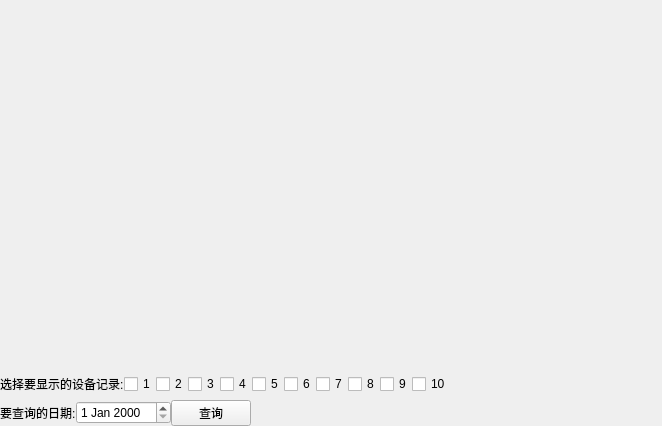
<?xml version="1.0" encoding="UTF-8"?>
<ui version="4.0">
 <class>HumitureRecord</class>
 <widget class="QWidget" name="HumitureRecord">
  <property name="geometry">
   <rect>
    <x>0</x>
    <y>0</y>
    <width>662</width>
    <height>426</height>
   </rect>
  </property>
  <property name="windowTitle">
   <string>Form</string>
  </property>
  <layout class="QGridLayout" name="gridLayout_2" rowstretch="9,1,1" rowminimumheight="0,0,0">
   <property name="leftMargin">
    <number>0</number>
   </property>
   <property name="topMargin">
    <number>0</number>
   </property>
   <property name="rightMargin">
    <number>0</number>
   </property>
   <property name="bottomMargin">
    <number>0</number>
   </property>
   <property name="horizontalSpacing">
    <number>0</number>
   </property>
   <item row="0" column="0">
    <widget class="QWidget" name="widget" native="true">
     <layout class="QGridLayout" name="gridLayout">
      <property name="leftMargin">
       <number>0</number>
      </property>
      <property name="topMargin">
       <number>0</number>
      </property>
      <property name="rightMargin">
       <number>0</number>
      </property>
      <property name="bottomMargin">
       <number>0</number>
      </property>
      <property name="spacing">
       <number>0</number>
      </property>
      <item row="0" column="0">
       <layout class="QVBoxLayout" name="vlayout_chart"/>
      </item>
     </layout>
    </widget>
   </item>
   <item row="1" column="0">
    <layout class="QHBoxLayout" name="horizontalLayout">
     <item>
      <widget class="QLabel" name="label">
       <property name="text">
        <string>选择要显示的设备记录:</string>
       </property>
      </widget>
     </item>
     <item>
      <widget class="QCheckBox" name="checkBox_1">
       <property name="text">
        <string>1</string>
       </property>
      </widget>
     </item>
     <item>
      <widget class="QCheckBox" name="checkBox_2">
       <property name="text">
        <string>2</string>
       </property>
      </widget>
     </item>
     <item>
      <widget class="QCheckBox" name="checkBox_3">
       <property name="text">
        <string>3</string>
       </property>
      </widget>
     </item>
     <item>
      <widget class="QCheckBox" name="checkBox_4">
       <property name="text">
        <string>4</string>
       </property>
      </widget>
     </item>
     <item>
      <widget class="QCheckBox" name="checkBox_5">
       <property name="text">
        <string>5</string>
       </property>
      </widget>
     </item>
     <item>
      <widget class="QCheckBox" name="checkBox_6">
       <property name="text">
        <string>6</string>
       </property>
      </widget>
     </item>
     <item>
      <widget class="QCheckBox" name="checkBox_7">
       <property name="text">
        <string>7</string>
       </property>
      </widget>
     </item>
     <item>
      <widget class="QCheckBox" name="checkBox_8">
       <property name="text">
        <string>8</string>
       </property>
      </widget>
     </item>
     <item>
      <widget class="QCheckBox" name="checkBox_9">
       <property name="text">
        <string>9</string>
       </property>
      </widget>
     </item>
     <item>
      <widget class="QCheckBox" name="checkBox_10">
       <property name="text">
        <string>10</string>
       </property>
      </widget>
     </item>
     <item>
      <spacer name="horizontalSpacer_2">
       <property name="orientation">
        <enum>Qt::Horizontal</enum>
       </property>
       <property name="sizeHint" stdset="0">
        <size>
         <width>40</width>
         <height>20</height>
        </size>
       </property>
      </spacer>
     </item>
    </layout>
   </item>
   <item row="2" column="0">
    <layout class="QHBoxLayout" name="horizontalLayout_2">
     <item>
      <widget class="QLabel" name="label_2">
       <property name="text">
        <string>要查询的日期:</string>
       </property>
      </widget>
     </item>
     <item>
      <widget class="QDateEdit" name="dateEdit"/>
     </item>
     <item>
      <widget class="QPushButton" name="pushButton">
       <property name="text">
        <string>查询</string>
       </property>
      </widget>
     </item>
     <item>
      <spacer name="horizontalSpacer">
       <property name="orientation">
        <enum>Qt::Horizontal</enum>
       </property>
       <property name="sizeHint" stdset="0">
        <size>
         <width>40</width>
         <height>20</height>
        </size>
       </property>
      </spacer>
     </item>
    </layout>
   </item>
  </layout>
 </widget>
 <resources/>
 <connections/>
</ui>
